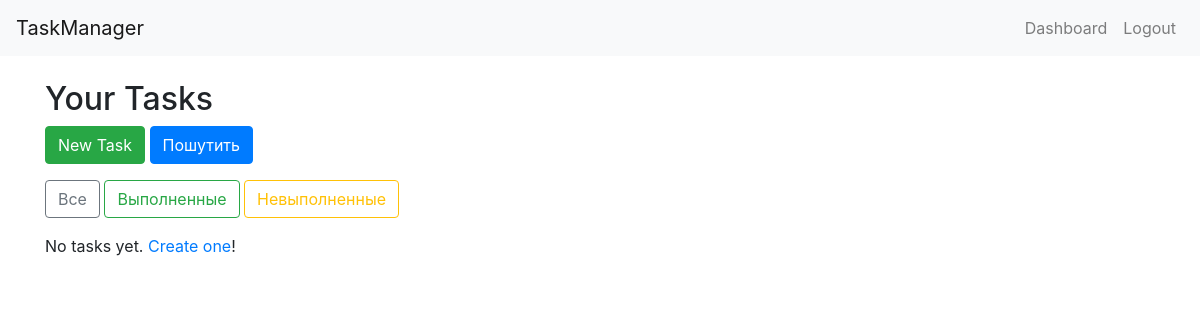
Page /dashboard (signed in) on the earlier database version.
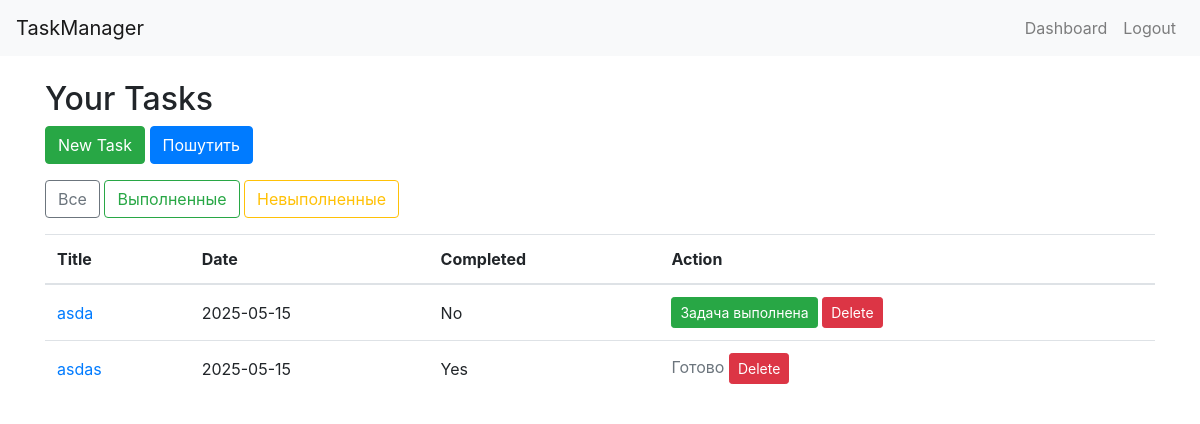
Same page on the later database version.
### app/models.py (models this page shows, shortened)
class Task(db.Model):
    id = db.Column(db.Integer, primary_key=True)
    title = db.Column(db.String(128), nullable=False)
    description = db.Column(db.Text)
    timestamp = db.Column(db.DateTime, index=True, default=datetime.utcnow)
    completed = db.Column(db.Boolean, default=False)
    user_id = db.Column(db.Integer, db.ForeignKey('user.id'))
    attachment = db.Column(db.String(256))

### app/tasks.py (the view)
@bp.route('/dashboard')
@login_required
def dashboard():
    status = request.args.get('status')
    delete_form = EmptyForm()
    query = Task.query.filter_by(owner=current_user)
    if status == 'completed':
        query = query.filter_by(completed=True)
    elif status == 'incomplete':
        query = query.filter_by(completed=False)
    tasks = query.order_by(Task.timestamp.desc()).all()
    return render_template('dashboard.html', tasks=tasks, delete_form=delete_form)

### app/models.py (called while the page is built)
@login_manager.user_loader
def load_user(user_id):
    return User.query.get(int(user_id))

### app/templates/dashboard.html (shortened to what this page needs)
{% extends 'base.html' %}
{% block content %}
  <h2>Your Tasks</h2>
  <a href="{{ url_for('tasks.new_task') }}" class="btn btn-success mb-3">New Task</a>
  <a href="{{ url_for('tasks.joke') }}" class="btn btn-primary mb-3">Пошутить</a>
  <div class="mb-3">
    <a href="{{ url_for('tasks.dashboard') }}" class="btn btn-outline-secondary">Все</a>
    <a href="{{ url_for('tasks.dashboard', status='completed') }}" class="btn btn-outline-success">Выполненные</a>
    <a href="{{ url_for('tasks.dashboard', status='incomplete') }}" class="btn btn-outline-warning">Невыполненные</a>
  </div>
  {% if tasks %}
    <table class="table">
      <thead><tr><th>Title</th><th>Date</th><th>Completed</th><th>Action</th></tr></thead>
      <tbody>
        {% for task in tasks %}
        <tr>
          <td><a href="{{ url_for('tasks.task_detail', id=task.id) }}">{{ task.title }}</a></td>
          <td>{{ task.timestamp.strftime('%Y-%m-%d') }}</td>
          <td>{{ 'Yes' if task.completed else 'No' }}</td>
          <td>
            {% if not task.completed %}
            <form method="post" action="{{ url_for('tasks.complete_task', id=task.id) }}" style="display:inline">
              <button class="btn btn-success btn-sm">Задача выполнена</button>
            </form>
            {% else %}
              <span class="text-muted">Готово</span>
            {% endif %}
            <form method="post" action="{{ url_for('tasks.delete_task', id=task.id) }}" style="display:inline">
              <button class="btn btn-danger btn-sm">Delete</button>
            </form>
          </td>
        </tr>
        {% endfor %}
      </tbody>
    </table>
  {% else %}
    <p>No tasks yet. <a href="{{ url_for('tasks.new_task') }}">Create one</a>!</p>
  {% endif %}
{% endblock %}

Differences in the rows shown:
added Task: title "asda", timestamp "2025-05-15", completed "No"
added Task: title "asdas", timestamp "2025-05-15", completed "Yes", shows "Готово"
Other differences:
text no longer shown: "No tasks yet. Create one !"
text now shown: "Title Date Completed Action"
